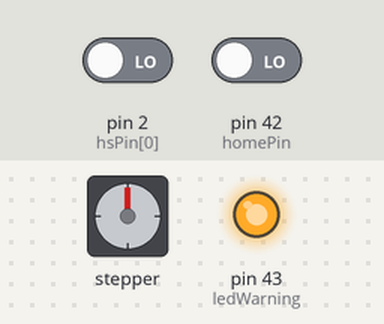
Simulated run of this sketch. Board: Arduino Mega 2560, built with avr-gcc and run on an emulated ATmega2560. Shown: stepper motor, output pins drawn as LEDs (lit = HIGH). The test bench sets the inputs (shaded band); at power-on: pin 42 (homePin) LOW, pin 2 (hsPin[0]) LOW. Stepper angles assume 48 steps per turn.

Above: at 1.2 s.
1.3 s: pin 42 (homePin) driven HIGH
At 1.36 s:
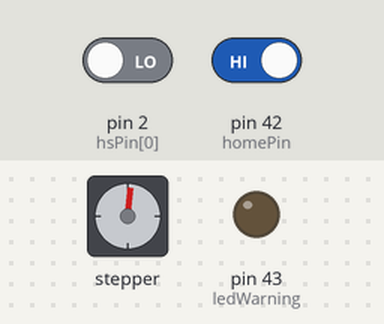
At 1.73 s:
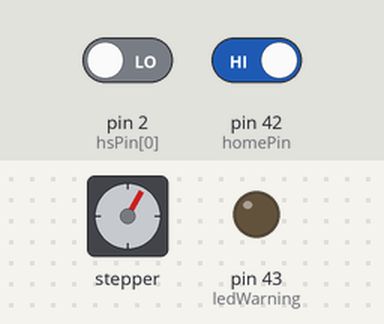
Timing chart, 0 to 13.3 s (numbered marks = the images above; inputs shaded):
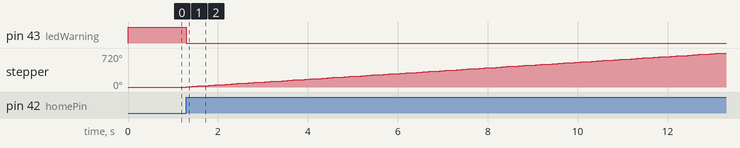

The sketch:

SixStepperProj.ino
```cpp
/*
*SixStepperProj
*
*Control routine for six stepper motors, to be interfaced via
*LabVIEW.
*
*The motors supplied for this project were six
*Parallax unipolar stepper motors. Each motor is 4-phase and
*12V. (Part# 27964) This requires using a Darlington array.
*
*
*-B.Macdonald 2014
*/
#include <Stepper.h>

//Number of steps per revolution in the motors I have
#define STEPS 48
#define SPEED 30
#define STEPLIMIT 1000
//Define my six stepper motors
//NOTE: REQUIRES ARDUINO MEGA
/*
Stepper stepperOne(STEPS,8,9,10,11);
Stepper stepperTwo(STEPS,22,23,24,25);
Stepper stepperThree(STEPS,26,27,28,29);
Stepper stepperFour(STEPS,30,31,32,33);
Stepper stepperFive(STEPS,34,35,36,37);
Stepper stepperSix(STEPS,38,39,40,41);
*/
Stepper stepper[6] = {Stepper(STEPS,8,9,10,11),Stepper(STEPS,22,23,24,25),Stepper(STEPS,26,27,28,29),Stepper(STEPS,30,31,32,33),Stepper(STEPS,34,35,36,37),Stepper(STEPS,38,39,40,41)};

//Hard stop sensors for the motors, simple metal contact in this case
//as I don't have to worry about wire count and this is more cost effective
int hsPin[6] = {2,3,4,5,6,7};
int homePin = 42;
int ledWarning = 43;

//This collects the number of steps it takes for a given motor to move to
//a hard stop.
int stepsToHS[6] = {0,0,0,0,0,0};

boolean bFirstLoop = true;

void setup(){
  /*
  stepperOne.setSpeed(SPEED);
  stepperTwo.setSpeed(SPEED);
  stepperThree.setSpeed(SPEED);
  stepperFour.setSpeed(SPEED);
  stepperFive.setSpeed(SPEED);
  stepperSix.setSpeed(SPEED);
  */
  for(int i=0; i<6;i++){
    pinMode(hsPin[i], INPUT);
    //Set up homing speed
    stepper[i].setSpeed(10);
  }
  pinMode(homePin, INPUT);
  pinMode(ledWarning, OUTPUT);
}

void loop(){
  /*The "first loop" serves two functions. First, it checks that all steppers are at their resting position.
  *later in the program I have a function call that should reset all motors to their zero position.
  *However, if a power outage were to occur I'd want to verify that they are all properly, manually, reset.
  *If I wanted to make this more robust, I'd put in
  */
  if(bFirstLoop){
    if(digitalRead(homePin) == HIGH){
      HomingRoutine(6);
    }
    else{
      /*
      *Warns the user that the six steppers are not in their
      *resting position. Should only be needed if a sudden power outage
      *occured.
      */
      digitalWrite(ledWarning, HIGH);
    }
  }
  else{
    while(Serial.available() > 0){

    }
  }
}

void HomingRoutine(int motorCount){
  digitalWrite(ledWarning, LOW);
  for(int i=0; i<motorCount; i++){
    int iterator = 0;
    while(digitalRead(hsPin[i]) == LOW || iterator < STEPLIMIT){
      stepper[i].step(1);
      iterator++;
    }
    stepsToHS[i] = (iterator-11);//I put in a gap of 10 steps as a precaution.
    //Resets the motor
    stepper[i].step(-stepsToHS[i]-10);
  }
  bFirstLoop = false;
  for(int i=0; i<motorCount;i++){
    stepper[i].setSpeed(SPEED);
  }
}

/*NOTE: The step() function will block all other functions from taking place
*for the purposes of this project I don't need to have my motors running in sync
*so I'm free to just use this. To do something else I'd pretty much need to make
*something custom here, like having incremental steps with all motors that activate
*until they get to their hard stops.
*/
void ActivateMotor(int motorNum, boolean isPositive){
  int steps = 0;
  if(isPositive){
    steps = stepsToHS[motorNum];
  }
  else{
    steps = -stepsToHS[motorNum];
  }
  stepper[motorNum].step(steps);
}
```

Measured:
- after the input at 1.3 s, pin 43 (ledWarning): HIGH → LOW at once; stepper: keeps turning clockwise at about 61°/s, starting at once
